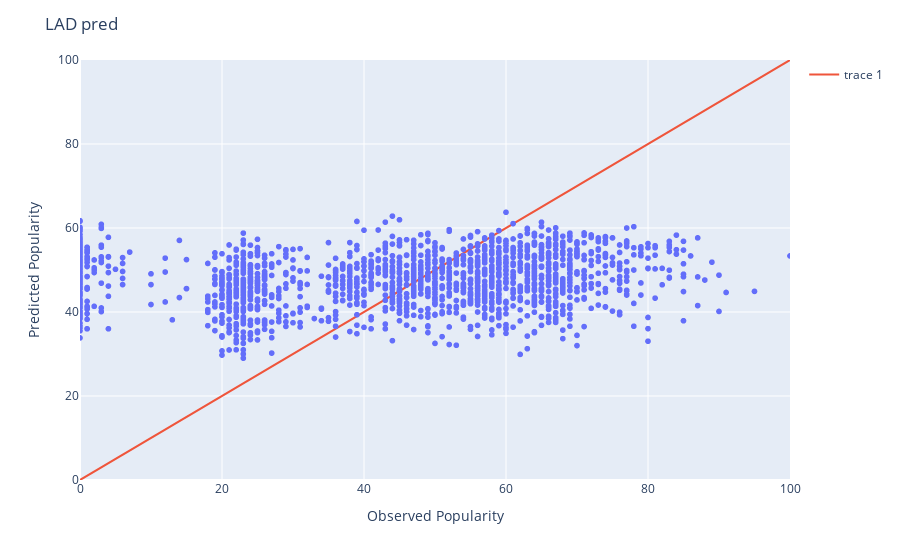

Here is the notebook cell this chart was saved with:
### Code cell
lad_fig = px.scatter(pred_val_df, x='true', y='lad_pred')
# add a line with slope 1 and intercept 0; this would be a perfect prediction, y=x
lad_fig.add_trace(
    go.Scatter(x=[0, 100], y=[0, 100], mode='lines'))
# update axes names and ranges
lad_fig.update_layout(xaxis_title='Observed Popularity',
                        yaxis_title='Predicted Popularity',
                        title="LAD pred",
                        xaxis_range=[0, 100],
                        yaxis_range=[0, 100])
lad_fig.add_annotation(
    text="This graph shows Observed Popularity vs. LAD Predicted Popularity",
    xref="paper", yref="paper",
    x=0.5, y=-0.25,  
    showarrow=False,
    font=dict(size=12),
    align="center"
)
lad_fig.show()

### Figure 1 — Plotly figure (JSON) as saved in the notebook; plotly's stock layout.template omitted (floating-point values rounded to 4 significant figures; data arrays with more than 128 entries replaced by an {"elided": "..."} marker saying what was removed)
{"data": [{"hovertemplate": "true=%{x}<br>lad_pred=%{y}<extra></extra>", "legendgroup": "", "marker": {"color": "#636efa", "symbol": "circle"}, "mode": "markers", "name": "", "showlegend": false, "type": "scattergl", "x": {"elided": "1800 int values"}, "xaxis": "x", "y": {"elided": "1800 float values"}, "yaxis": "y"}, {"mode": "lines", "type": "scatter", "x": [0, 100], "y": [0, 100]}], "layout": {"annotations": [{"align": "center", "font": {"size": 12}, "showarrow": false, "text": "This graph shows Observed Popularity vs. LAD Predicted Popularity", "x": 0.5, "xref": "paper", "y": -0.25, "yref": "paper"}], "legend": {"tracegroupgap": 0}, "margin": {"t": 60}, "title": {"text": "LAD pred"}, "xaxis": {"anchor": "y", "domain": [0, 1], "range": [0, 100], "title": {"text": "Observed Popularity"}}, "yaxis": {"anchor": "x", "domain": [0, 1], "range": [0, 100], "title": {"text": "Predicted Popularity"}}}}
